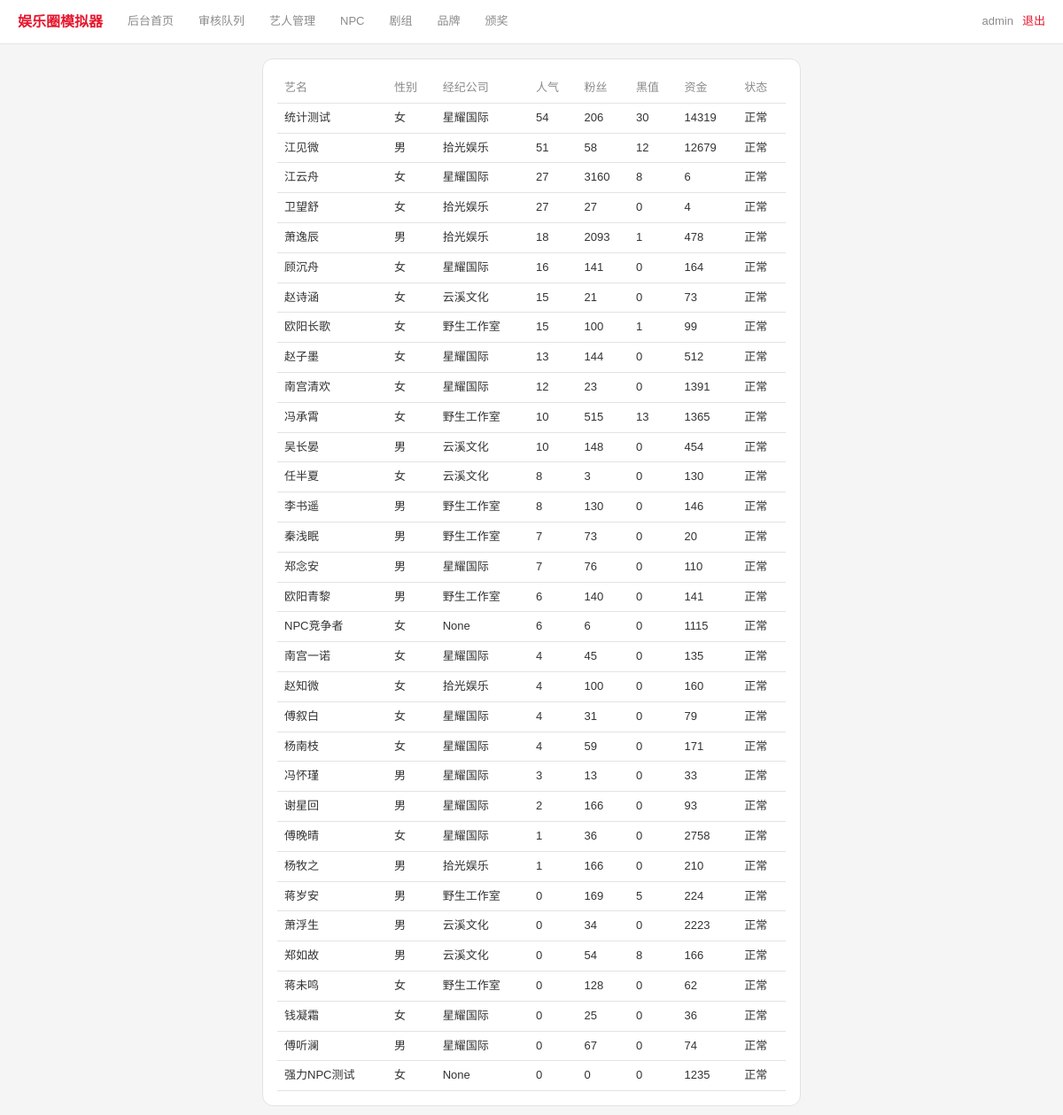
The app's page /admin/npcs (signed in) with its own data.
### tables this page shows
CREATE TABLE players (
    id                  INTEGER PRIMARY KEY AUTOINCREMENT,
    user_id             INTEGER UNIQUE,
    is_npc              INTEGER DEFAULT 0,
    age                 INTEGER DEFAULT 18,
    gender              TEXT DEFAULT '',
    stage_name          TEXT NOT NULL DEFAULT '',
    talents             TEXT DEFAULT '{}',
    hidden_traits       TEXT DEFAULT '[]',
    career_lines        TEXT DEFAULT '[]',
    agency_id           INTEGER,
    fans_count          INTEGER DEFAULT 0,
    core_fan_loyalty    INTEGER DEFAULT 0,
    popularity          INTEGER DEFAULT 0,
    scandal_value       INTEGER DEFAULT 0,
    persona_tag         TEXT DEFAULT '',
    persona_integrity   INTEGER DEFAULT 100,
    cash                INTEGER DEFAULT 0,
    roll_count          INTEGER DEFAULT 0,
    revealed            INTEGER DEFAULT 0,
    energy              INTEGER DEFAULT 100,
    energy_updated      INTEGER DEFAULT 0,
    family_background   TEXT DEFAULT '',
    birthplace          TEXT DEFAULT '',
    true_personality    TEXT DEFAULT '',
    career_state        TEXT DEFAULT 'normal',  -- normal/blackout
    blackout_until_ts    INTEGER DEFAULT 0,
    anti_scandal_reserve INTEGER DEFAULT 0,
    endorsement_reputation INTEGER DEFAULT 0,
    awards_won          INTEGER DEFAULT 0,
    created_ts          INTEGER DEFAULT 0, fan_club_name TEXT DEFAULT '', fan_club_color TEXT DEFAULT '', notifications_seen_ts INTEGER DEFAULT 0, health INTEGER DEFAULT 100, last_rest_ts INTEGER DEFAULT 0, last_travel_ts INTEGER DEFAULT 0,
    FOREIGN KEY (user_id) REFERENCES users(id)
);

CREATE TABLE agencies (
    id          INTEGER PRIMARY KEY AUTOINCREMENT,
    agency_name TEXT NOT NULL,
    tier        TEXT DEFAULT '',
    cut_rate    REAL DEFAULT 0.3,
    reputation  INTEGER DEFAULT 0
);

### app.py (the view)
@app.route('/admin/npcs')
@admin_required
def admin_npcs():
    rows = q("""SELECT p.*, a.agency_name FROM players p LEFT JOIN agencies a ON a.id = p.agency_id
               WHERE p.is_npc=1 ORDER BY p.popularity DESC""")
    return render_template('admin/npcs.html', npcs=rows)

### app.py (called while the page is built)
def get_db():
    db = getattr(g, '_db', None)
    if db is None:
        db = g._db = sqlite3.connect(DB_PATH)
        db.row_factory = sqlite3.Row
        db.execute("PRAGMA journal_mode=WAL")
        db.execute("PRAGMA foreign_keys=ON")
    return db

def q(sql, args=(), one=False):
    cur = get_db().execute(sql, args)
    return cur.fetchone() if one else cur.fetchall()

def admin_required(f):
    @wraps(f)
    def w(*a, **kw):
        if S.get('role') != 'admin':
            flash('无权访问', 'error')
            return redirect(url_for('login'))
        return f(*a, **kw)
    return w

def me():
    uid = S.get('uid')
    if not uid:
        return None
    row = q("SELECT * FROM players WHERE user_id=?", (uid,), one=True)
    if not row:
        return None
    player = dict(row)
    player['energy'] = get_effective_energy(player['id'])
    return player

@app.context_processor
def inject_notification_count():
    player = me()
    if not player:
        return {'notification_count': 0}
    return {'notification_count': get_notification_count(player['id'])['total']}

### templates/admin/npcs.html (shortened to what this page needs)
{% extends "base.html" %}
{% block content %}
<div class="card">
  <table>
    <tr><th>艺名</th><th>性别</th><th>经纪公司</th><th>人气</th><th>粉丝</th><th>黑值</th><th>资金</th><th>状态</th></tr>
    {% for n in npcs %}
    <tr>
      <td>{{ n.stage_name }}</td>
      <td>{{ '男' if n.gender == 'male' else '女' }}</td>
      <td>{{ n.agency_name }}</td>
      <td>{{ n.popularity }}</td>
      <td>{{ n.fans_count }}</td>
      <td>{{ n.scandal_value }}</td>
      <td>{{ n.cash }}</td>
      <td>{% if n.career_state == 'blackout' %}<span class="badge badge-red">雪藏</span>{% else %}正常{% endif %}</td>
    </tr>
    {% else %}
    <tr><td colspan="8" class="muted">还没有 NPC。</td></tr>
    {% endfor %}
  </table>
</div>
{% endblock %}

### templates/base.html (style rules this page uses)
:root { --bg:#f5f5f5;--sf:#ffffff;--sf2:#f0f0f0;--bd:#e3e3e3; --red:#e6162d;--red-dim:#fbe4e6; --text:#333333;--muted:#8b8b8b; --green:#2e8b57;--gold:#a67c1a; }
* { box-sizing:border-box;margin:0;padding:0 }
body { background:var(--bg);color:var(--text); font-family:"PingFang SC","Microsoft YaHei",sans-serif; font-size:14px;line-height:1.6;min-height:100vh }
.card { background:var(--sf);border:1px solid var(--bd);border-radius:12px;padding:16px;margin-bottom:12px }
table { width:100%;border-collapse:collapse;font-size:13px }
th,td { padding:6px 8px;text-align:left;border-bottom:1px solid var(--bd) }
th { color:var(--muted);font-weight:500 }

### records on screen
players: stage_name "统计测试", gender "女", agency_name "星耀国际", popularity "54", fans_count "206", scandal_value "30", cash "14319", career_state "正常"
players: stage_name "江见微", gender "男", agency_name "拾光娱乐", popularity "51", fans_count "58", scandal_value "12", cash "12679", career_state "正常"
players: stage_name "江云舟", gender "女", agency_name "星耀国际", popularity "27", fans_count "3160", scandal_value "8", cash "6", career_state "正常"
players: stage_name "卫望舒", gender "女", agency_name "拾光娱乐", popularity "27", fans_count "27", scandal_value "0", cash "4", career_state "正常"
players: stage_name "萧逸辰", gender "男", agency_name "拾光娱乐", popularity "18", fans_count "2093", scandal_value "1", cash "478", career_state "正常"
players: stage_name "顾沉舟", gender "女", agency_name "星耀国际", popularity "16", fans_count "141", scandal_value "0", cash "164", career_state "正常"
players: stage_name "赵诗涵", gender "女", agency_name "云溪文化", popularity "15", fans_count "21", scandal_value "0", cash "73", career_state "正常"
players: stage_name "欧阳长歌", gender "女", agency_name "野生工作室", popularity "15", fans_count "100", scandal_value "1", cash "99", career_state "正常"
players: stage_name "赵子墨", gender "女", agency_name "星耀国际", popularity "13", fans_count "144", scandal_value "0", cash "512", career_state "正常"
players: stage_name "南宫清欢", gender "女", agency_name "星耀国际", popularity "12", fans_count "23", scandal_value "0", cash "1391", career_state "正常"
players: stage_name "冯承霄", gender "女", agency_name "野生工作室", popularity "10", fans_count "515", scandal_value "13", cash "1365", career_state "正常"
players: stage_name "吴长晏", gender "男", agency_name "云溪文化", popularity "10", fans_count "148", scandal_value "0", cash "454", career_state "正常"
players: stage_name "任半夏", gender "女", agency_name "云溪文化", popularity "8", fans_count "3", scandal_value "0", cash "130", career_state "正常"
players: stage_name "李书遥", gender "男", agency_name "野生工作室", popularity "8", fans_count "130", scandal_value "0", cash "146", career_state "正常"
players: stage_name "秦浅眠", gender "男", agency_name "野生工作室", popularity "7", fans_count "73", scandal_value "0", cash "20", career_state "正常"
players: stage_name "郑念安", gender "男", agency_name "星耀国际", popularity "7", fans_count "76", scandal_value "0", cash "110", career_state "正常"
players: stage_name "欧阳青黎", gender "男", agency_name "野生工作室", popularity "6", fans_count "140", scandal_value "0", cash "141", career_state "正常"
players: stage_name "NPC竞争者", gender "女", agency_name "None", popularity "6", fans_count "6", scandal_value "0", cash "1115", career_state "正常"
players: stage_name "南宫一诺", gender "女", agency_name "星耀国际", popularity "4", fans_count "45", scandal_value "0", cash "135", career_state "正常"
players: stage_name "赵知微", gender "女", agency_name "拾光娱乐", popularity "4", fans_count "100", scandal_value "0", cash "160", career_state "正常"
players: stage_name "傅叙白", gender "女", agency_name "星耀国际", popularity "4", fans_count "31", scandal_value "0", cash "79", career_state "正常"
players: stage_name "杨南枝", gender "女", agency_name "星耀国际", popularity "4", fans_count "59", scandal_value "0", cash "171", career_state "正常"
players: stage_name "冯怀瑾", gender "男", agency_name "星耀国际", popularity "3", fans_count "13", scandal_value "0", cash "33", career_state "正常"
players: stage_name "谢星回", gender "男", agency_name "星耀国际", popularity "2", fans_count "166", scandal_value "0", cash "93", career_state "正常"
players: stage_name "傅晚晴", gender "女", agency_name "星耀国际", popularity "1", fans_count "36", scandal_value "0", cash "2758", career_state "正常"
players: stage_name "杨牧之", gender "男", agency_name "拾光娱乐", popularity "1", fans_count "166", scandal_value "0", cash "210", career_state "正常"
players: stage_name "蒋岁安", gender "男", agency_name "野生工作室", popularity "0", fans_count "169", scandal_value "5", cash "224", career_state "正常"
players: stage_name "萧浮生", gender "男", agency_name "云溪文化", popularity "0", fans_count "34", scandal_value "0", cash "2223", career_state "正常"
players: stage_name "郑如故", gender "男", agency_name "云溪文化", popularity "0", fans_count "54", scandal_value "8", cash "166", career_state "正常"
players: stage_name "蒋未鸣", gender "女", agency_name "野生工作室", popularity "0", fans_count "128", scandal_value "0", cash "62", career_state "正常"
players: stage_name "钱凝霜", gender "女", agency_name "星耀国际", popularity "0", fans_count "25", scandal_value "0", cash "36", career_state "正常"
players: stage_name "傅听澜", gender "男", agency_name "星耀国际", popularity "0", fans_count "67", scandal_value "0", cash "74", career_state "正常"
players: stage_name "强力NPC测试", gender "女", agency_name "None", popularity "0", fans_count "0", scandal_value "0", cash "1235", career_state "正常"

### other values on screen
{{ session.get('uname') }} "admin"
